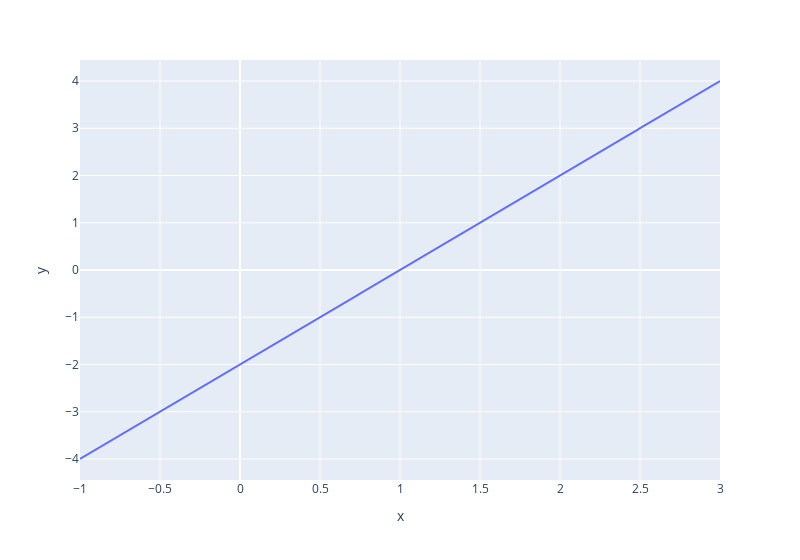

The cell this chart's notebook holds for it:
### Code cell
x = np.linspace(-1, 3, 1000)

fig = px.line(x=x, y=derivative_function(x), width=800)
fig.show()

### Figure 1 — Plotly figure (JSON) as saved in the notebook; plotly's stock layout.template omitted (floating-point values rounded to 4 significant figures; data arrays with more than 128 entries replaced by an {"elided": "..."} marker saying what was removed)
{"data": [{"hovertemplate": "x=%{x}<br>y=%{y}<extra></extra>", "legendgroup": "", "line": {"color": "#636efa", "dash": "solid"}, "marker": {"symbol": "circle"}, "mode": "lines", "name": "", "orientation": "v", "showlegend": false, "type": "scatter", "x": {"elided": "1000 float values"}, "xaxis": "x", "y": {"elided": "1000 float values"}, "yaxis": "y"}], "layout": {"legend": {"tracegroupgap": 0}, "margin": {"t": 60}, "width": 800, "xaxis": {"anchor": "y", "domain": [0, 1], "title": {"text": "x"}}, "yaxis": {"anchor": "x", "domain": [0, 1], "title": {"text": "y"}}}}
